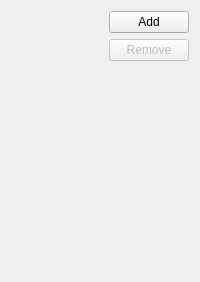
     <widget class="QWidget" name="mAttachmentsTab">
      <attribute name="title">
       <string comment="@title:tab configure attachments of an event or todo">Attachments</string>
      </attribute>
      <layout class="QGridLayout" name="gridLayout_18">
       <item row="0" column="0" rowspan="3">
        <widget class="QWidget" name="mAttachmentViewPlaceHolder" native="true">
         <property name="sizePolicy">
          <sizepolicy hsizetype="MinimumExpanding" vsizetype="Expanding">
           <horstretch>0</horstretch>
           <verstretch>0</verstretch>
          </sizepolicy>
         </property>
        </widget>
       </item>
       <item row="0" column="1">
        <widget class="QPushButton" name="mAddButton">
         <property name="sizePolicy">
          <sizepolicy hsizetype="Minimum" vsizetype="Fixed">
           <horstretch>0</horstretch>
           <verstretch>0</verstretch>
          </sizepolicy>
         </property>
         <property name="toolTip">
          <string comment="@info:tooltip">Add an attachment</string>
         </property>
         <property name="whatsThis">
          <string comment="@info:whatsthis">Shows a dialog used to select an attachment to add to this event or to-do as link or as inline data.</string>
         </property>
         <property name="text">
          <string comment="@action:button adds an attachment">Add</string>
         </property>
        </widget>
       </item>
       <item row="1" column="1">
        <widget class="QPushButton" name="mRemoveButton">
         <property name="enabled">
          <bool>false</bool>
         </property>
         <property name="sizePolicy">
          <sizepolicy hsizetype="Minimum" vsizetype="Fixed">
           <horstretch>0</horstretch>
           <verstretch>0</verstretch>
          </sizepolicy>
         </property>
         <property name="toolTip">
          <string comment="@info:tooltip">Remove the selected attachment</string>
         </property>
         <property name="whatsThis">
          <string comment="@info:whatsthis">Removes the attachment selected in the list above from this event or to-do.</string>
         </property>
         <property name="text">
          <string comment="@action:button remove an attachment">Remove</string>
         </property>
        </widget>
       </item>
       <item row="2" column="1">
        <spacer name="verticalSpacer_4">
         <property name="orientation">
          <enum>Qt::Vertical</enum>
         </property>
         <property name="sizeHint" stdset="0">
          <size>
           <width>20</width>
           <height>210</height>
          </size>
         </property>
        </spacer>
       </item>
      </layout>
     </widget>
